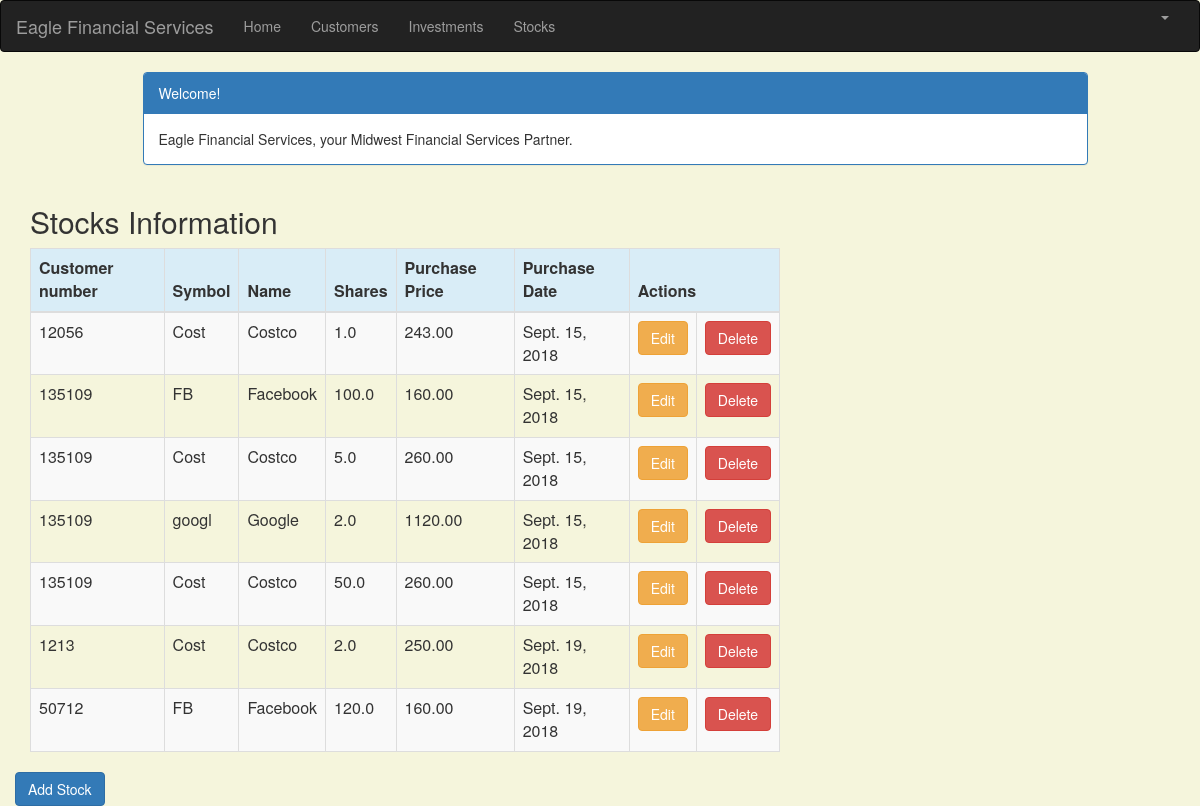
Before: /stock_list (signed in) with the older database file.
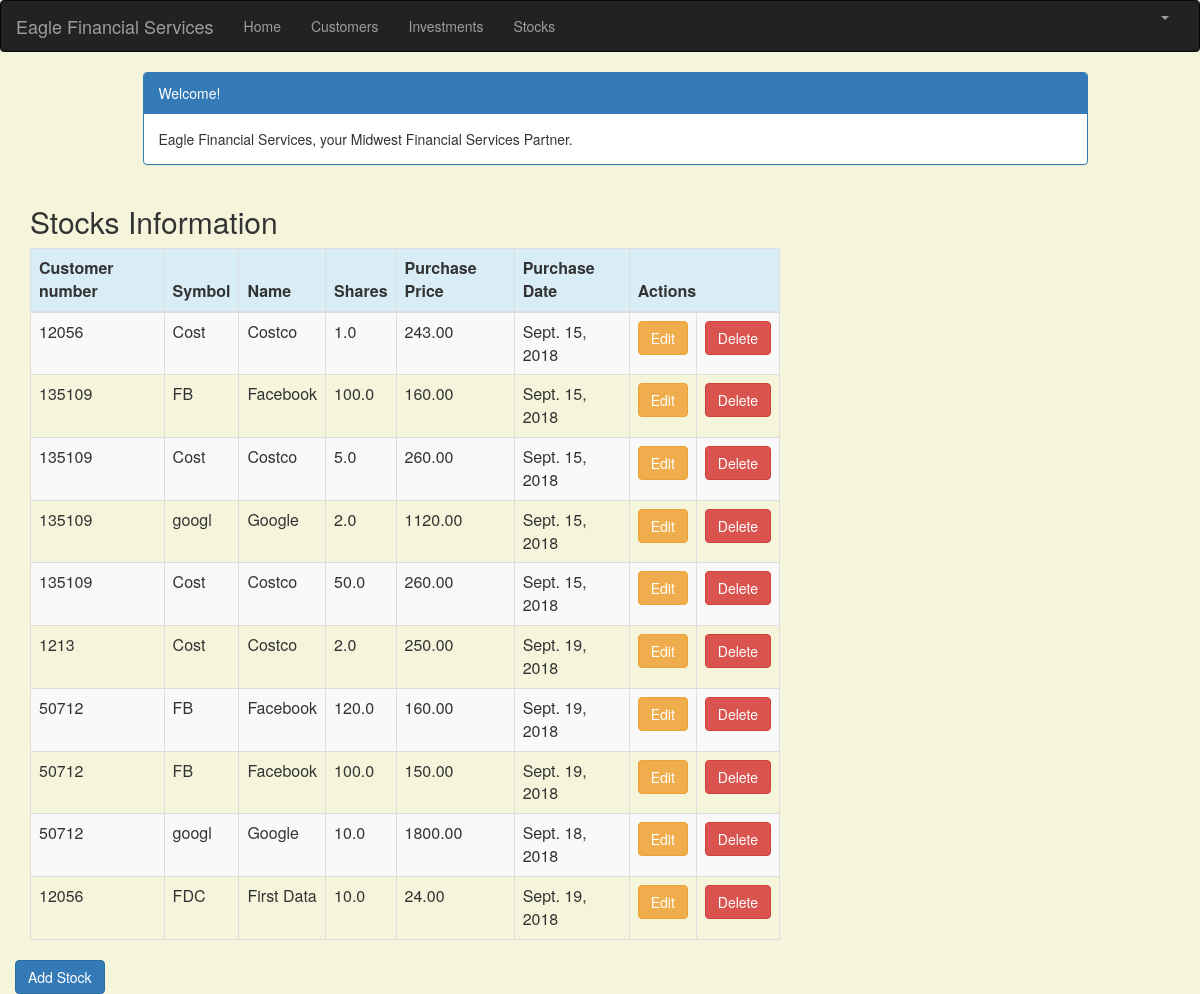
After: the same page with the newer database file.
### portfolio/models.py (models this page shows, shortened)
class Stock(models.Model):
    customer = models.ForeignKey(Customer, on_delete=models.CASCADE, related_name='stocks')
    symbol = models.CharField(max_length=10)
    name = models.CharField(max_length=50)
    shares = models.DecimalField (max_digits=10, decimal_places=1)
    purchase_price = models.DecimalField(max_digits=10, decimal_places=2)
    purchase_date = models.DateField(default=timezone.now, blank=True, null=True)

class Customer(models.Model):
    name = models.CharField(max_length=50)
    address = models.CharField(max_length=200)
    cust_number = models.IntegerField(blank=False, null=False)
    city = models.CharField(max_length=50)
    state = models.CharField(max_length=50)
    zipcode = models.CharField(max_length=10)
    email = models.EmailField(max_length=200)
    cell_phone = models.CharField(max_length=50)
    created_date = models.DateTimeField(
        default=timezone.now)
    updated_date = models.DateTimeField(auto_now_add=True)
    def __str__(self):
        return str(self.cust_number)

### portfolio/views.py (the view)
# urls.py: path('stock_list', views.stock_list, name='stock_list'),
@login_required
def stock_list(request):
   stocks = Stock.objects.filter(purchase_date__lte=timezone.now())
   return render(request, 'portfolio/stock_list.html', {'stocks': stocks})

### portfolio/templates/portfolio/stock_list.html (shortened to what this page needs)
{% extends 'portfolio/base.html' %}
{% block content %}
    <html>
    <head>
        <link rel="stylesheet" href="https://maxcdn.bootstrapcdn.com/bootstrap/3.3.4/css/bootstrap.min.css">
    </head>
    <body>
    <div class="container">
        <div class="row">
            <div class="col-md-10 col-md-offset-1">
                <div class="panel panel-primary">
                    <div class="panel-heading">Welcome!</div>
                    <div class="panel-body">
                        Eagle Financial Services, your Midwest Financial Services Partner.
                    </div>
                </div>
            </div>
        </div>
    </div>
    <div class="row">
        <h2 style="padding-left: 15Px">Stocks Information</h2>
    </div>
    <div>
        <table class="table table-striped table-bordered table-hover">
            <thead>
            <tr class="bg-info">
                <th>Customer number</th>
                <th>Symbol</th>
                <th>Name</th>
                <th>Shares</th>
                <th>Purchase Price</th>
                <th>Purchase Date</th>
                <th colspan="3">Actions</th>
            </tr>
            </thead>
            <tbody>
            {% for stock in stocks %}
                <tr>
                    <td>{{ stock.customer }}</td>
                    <td>{{ stock.symbol }}</td>
                    <td>{{ stock.name }}</td>
                    <td>{{ stock.shares }}</td>
                    <td>{{ stock.purchase_price }}</td>
                    <td>{{ stock.purchase_date }}</td>
                    <td><a href="{% url 'portfolio:stock_edit' pk=stock.pk %}"
                           class="btn btn-warning">Edit</a></td>
                    <td><a href="{% url 'portfolio:stock_delete' pk=stock.pk %}"
                           onclick="return confirm('Are you sure you want to delete?')"
                           class="btn btn-danger">Delete</a>
                    </td>
                </tr>
            {% endfor %}
            </tbody>
        </table>
     <div class="row">
         <a href="{% url 'portfolio:stock_new' %}" class="row"><span
                    class="btn btn-primary">Add Stock</span></a>
        </div>
    </div>
    </body>
    </html>
{% endblock %}

### portfolio/templates/portfolio/base.html (shortened to what this page needs)
{% load staticfiles %}
<html lang="en">
<head>
    <link rel="stylesheet" href="https://maxcdn.bootstrapcdn.com/bootstrap/3.3.7/css/bootstrap.min.css">
</head>
<body id="app-layout">
<nav class="navbar navbar-inverse">
    <div class="container-fluid">
        <div class="navbar-header">
            <a class="navbar-brand" href="/">
                Eagle Financial Services
            </a>
        </div>
        <div class="collapse navbar-collapse" id="myNavbar">
            <ul class="nav navbar-nav">
                <li><a href="{% url 'portfolio:home' %}">Home</a></li>
                <li><a href="{% url 'portfolio:customer_list' %}">Customers</a></li>
               <li><a href="{% url 'portfolio:investment_list' %}">Investments</a></li>
                <li><a href="{% url 'portfolio:stock_list' %}">Stocks</a></li>
            </ul>
            <ul class="nav navbar-nav navbar-right">
                {% if user.is_authenticated %}
                    <li class="dropdown">
                        <a href="#" class="dropdown-toggle" data-toggle="dropdown" role="button" aria-expanded="false">
                            <span class="caret"></span>
                        </a>
                    </li>
                {% else %}
                    <li><a href="{% url 'login' %}"><span class="glyphicon glyphicon-log-in"></span> Login</a></li>
                {% endif %}
            </ul>
        </div>
    </div>
</nav>
<div class="content container">
    <div class="row">
        <div class="col-md-8">
            {% block content %}{% endblock %}
        </div>
    </div>
</body>
</html>

### portfolio/templates/portfolio/base.html (style rules this page uses)
.navbar { margin-bottom: 0; border-radius: 0; }

### portfolio/templates/portfolio/stock_list.html (style rules this page uses)
body { background-color: beige; }

Changed rows visible on the page:
added Stock: customer "50712", symbol "FB", name "Facebook", shares "100.0", purchase_price "150.00", purchase_date "Sept. 19, 2018"
added Stock: customer "50712", symbol "googl", name "Google", shares "10.0", purchase_price "1800.00", purchase_date "Sept. 18, 2018"
added Stock: customer "12056", symbol "FDC", name "First Data", shares "10.0", purchase_price "24.00", purchase_date "Sept. 19, 2018"
